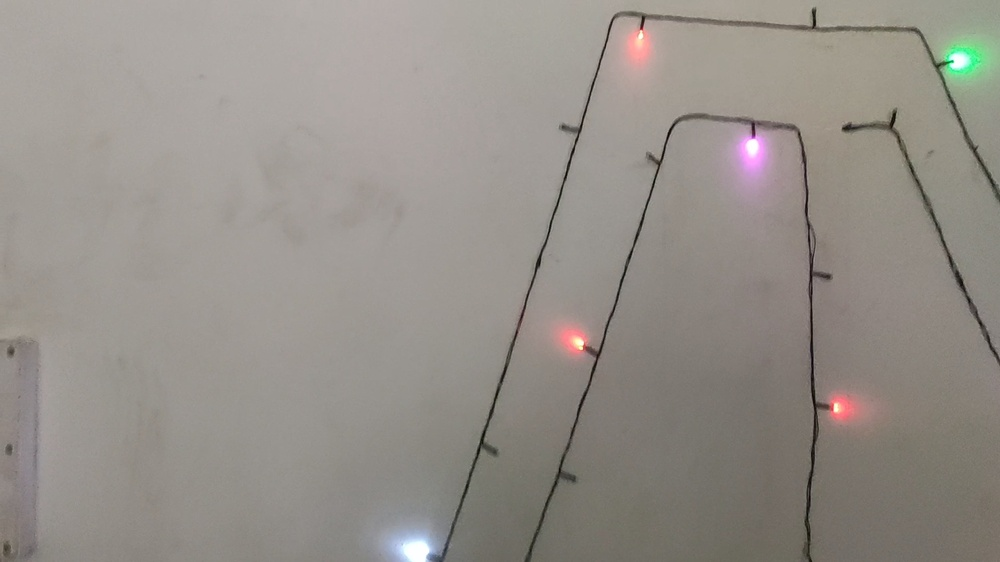
#> input picture 2_frames_from_video/2022-01-25:16-21-57_14.jpg, 1000 x 562 px, shrunk from 1920 x 1080 before the run; its folder holds only this picture in this run
$ python 2_circleUpdated.py
#> lines starting #> are read from the running program, lines starting #| are printed output that depends on the picture; after the words box and inside, x2 and y2 are one past the last pixel; in counts of white or black regions, pixels touching at a corner belong together
# Detecting multiple bright spots in an image with Python and OpenCV
# import the necessary packages
from imutils import contours
from skimage import measure
import numpy as np
import argparse
import imutils
import cv2
import os
import glob


imdir = '/home/chiranjib/Desktop/project_railway/2_frames_from_video/'
ext = ['png', 'jpg', 'gif']    # Add image formats here

files = []
[files.extend(glob.glob(imdir + '*.jpg'))]

# Detecting multiple bright spots in an image with Python and OpenCV
# load the image, convert it to grayscale, and blur it
count = 1
for file in files:
    filename = os.path.basename(file)
    image = cv2.imread(file)
#> image is the input picture: shape (562, 1000, 3); mean B, G, R 137, 143.4, 148.7
    gray = cv2.cvtColor(image, cv2.COLOR_BGR2GRAY)
    blurred = cv2.GaussianBlur(gray, (11, 11), 0)
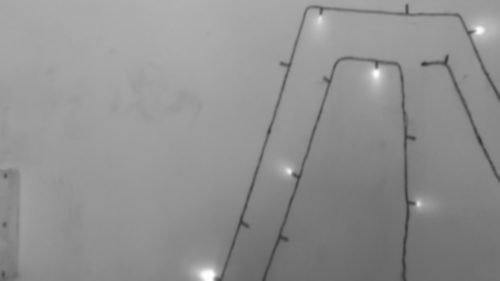
#> blurred: shape (562, 1000) (shown at 1/2 size); min 50, max 254, mean 144.2


    # Detecting multiple bright spots in an image with Python and OpenCV
    # threshold the image to reveal light regions in the
    # blurred image
    # Note how the bright areas of the image are now all white while the rest of the image is set to black.

    thresh = cv2.threshold(blurred, 200, 255, cv2.THRESH_BINARY)[1]
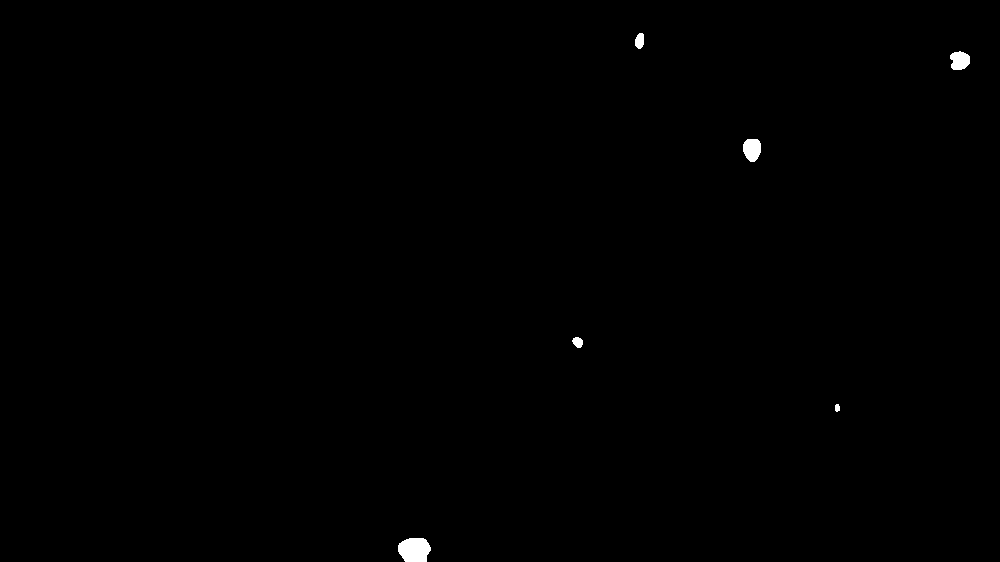
#> thresh: shape (562, 1000); 0.27% white; 6 white regions, box (x1, y1, x2, y2) and area: (398, 538, 431, 562) 654, (743, 139, 761, 162) 335, (950, 51, 970, 70) 298, (635, 33, 644, 49) 117, (572, 337, 583, 348) 89, (835, 404, 840, 412) 34

    # Detecting multiple bright spots in an image with Python and OpenCV
    # perform a series of erosions and dilations to remove
    # any small blobs of noise from the thresholded image
    thresh = cv2.erode(thresh, None, iterations=2)
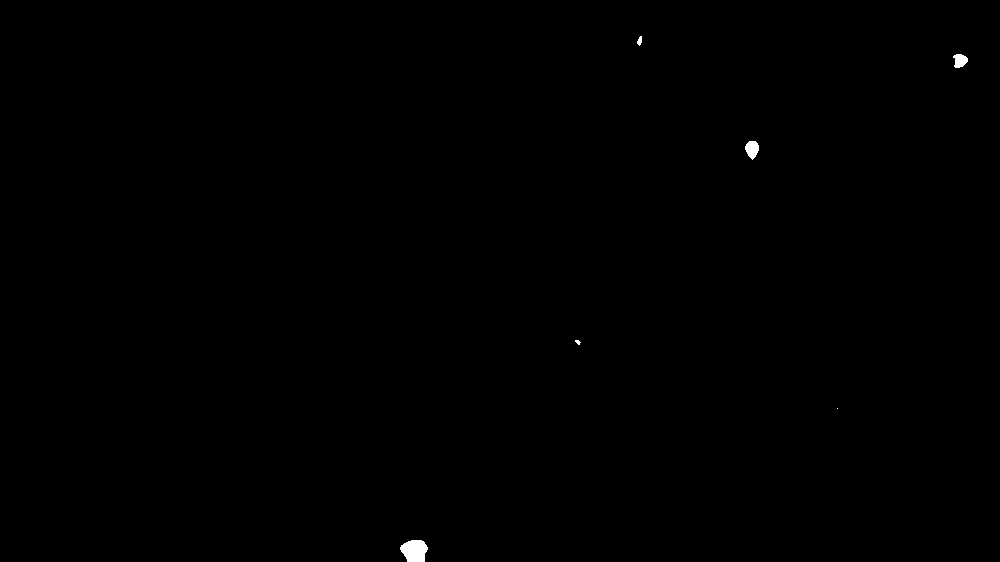
#> thresh: shape (562, 1000); 0.15% white; 6 white regions (2 under 20 px), largest, box (x1, y1, x2, y2) and area: (400, 540, 428, 562) 478, (745, 141, 759, 160) 187, (953, 54, 968, 68) 152, (637, 36, 642, 46) 34
    thresh = cv2.dilate(thresh, None, iterations=4)
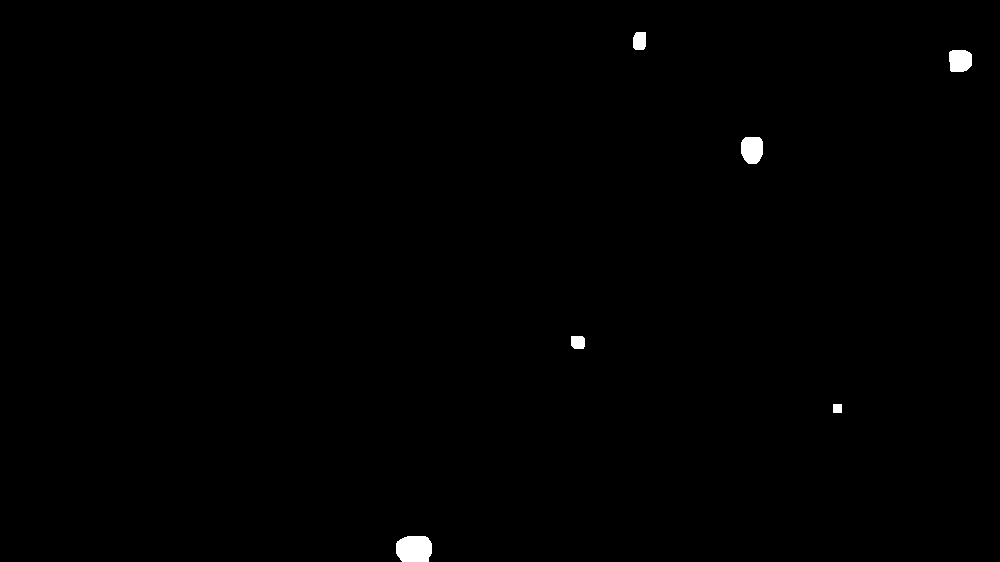
#> thresh: shape (562, 1000); 0.41% white; 6 white regions, box (x1, y1, x2, y2) and area: (396, 536, 432, 562) 837, (741, 137, 763, 164) 515, (949, 50, 972, 72) 455, (633, 32, 646, 50) 218, (571, 336, 585, 349) 171, (833, 404, 842, 413) 81

    #Detecting multiple bright spots in an image with Python and OpenCV
    # perform a connected component analysis on the thresholded
    # image, then initialize a mask to store only the "large"
    # components
    labels = measure.label(thresh, connectivity=2, background=0)
#> labels: shape (562, 1000) int64; 7 distinct labels, from 0 to 6
    mask = np.zeros(thresh.shape, dtype="uint8")
    # loop over the unique components
    for label in np.unique(labels):
	# if this is the background label, ignore it
        if label == 0:
            continue
        # otherwise, construct the label mask and count the
        # number of pixels
        labelMask = np.zeros(thresh.shape, dtype="uint8")
        labelMask[labels == label] = 255
        numPixels = cv2.countNonZero(labelMask)
        # if the number of pixels in the component is sufficiently
        # large, then add it to our mask of "large blobs"
        if numPixels > 300:
            mask = cv2.add(mask, labelMask)
#> this loop made 7 passes
#> numPixels on passes 2 to 7: 218, 455, 515, 171, 81, 837
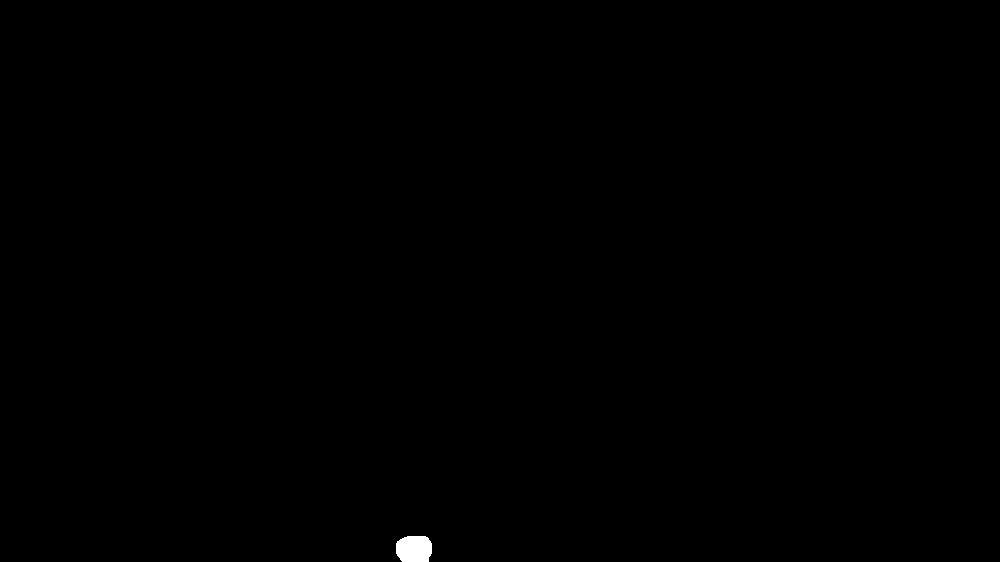
#> labelMask: shape (562, 1000); 0.15% white; 1 white region, box (x1, y1, x2, y2) and area: (396, 536, 432, 562) 837
#> mask: shape (562, 1000); 0.32% white; 3 white regions

        #Detecting multiple bright spots in an image with Python and OpenCV
        # find the contours in the mask, then sort them from left to
        # right
    cnts = cv2.findContours(mask.copy(), cv2.RETR_EXTERNAL,
        cv2.CHAIN_APPROX_SIMPLE)
#> cnts = 3 contours; box (x1, y1, x2, y2) and area: (396, 536, 432, 562) 786, (741, 137, 763, 164) 477, (949, 50, 972, 72) 418
    cnts = imutils.grab_contours(cnts)
    if len(cnts) > 0:
        cnts = contours.sort_contours(cnts)[0]
    # loop over the contours
        for (i, c) in enumerate(cnts):
            # draw the bright spot on the image
            (x, y, w, h) = cv2.boundingRect(c)
            ((cX, cY), radius) = cv2.minEnclosingCircle(c)
            cv2.circle(blurred, (int(cX), int(cY)), int(radius),
            (0, 0, 255), 3)
            cv2.putText(blurred, "#{}".format(i + 1), (x, y - 15),
                cv2.FONT_HERSHEY_SIMPLEX, 0.45, (0, 0, 255), 2)
#> this loop made 3 passes
#> (x, y, w, h, cX, cY, radius) on passes 1 to 3: (396, 536, 36, 26, 413.5, 549.3, 18.61), (741, 137, 22, 27, 752, 149.4, 14.21), (949, 50, 23, 22, 959.3, 60.52, 13.38)
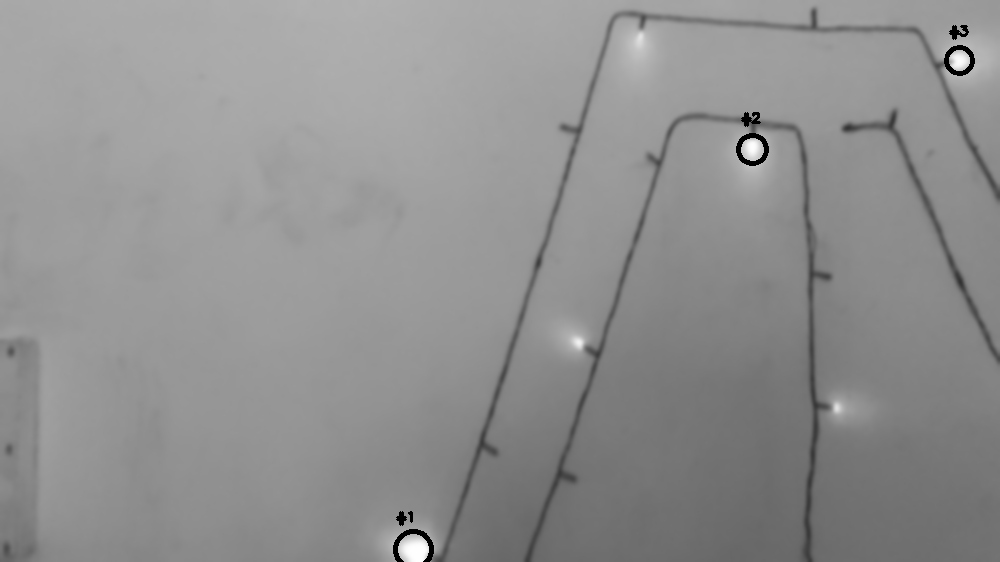
#> blurred: shape (562, 1000); 0.31% of pixels changed, all inside (x1, y1, x2, y2) = (393, 25, 975, 562)
            # show the output image
        path = '/home/chiranjib/Desktop/project_railway/3_circle_check/'
        cv2.imwrite(os.path.join(path , filename), blurred)
        count += 1
print("Done!")

$ run again, on 2_frames_from_video/2022-01-25:16-21-57_9.jpg
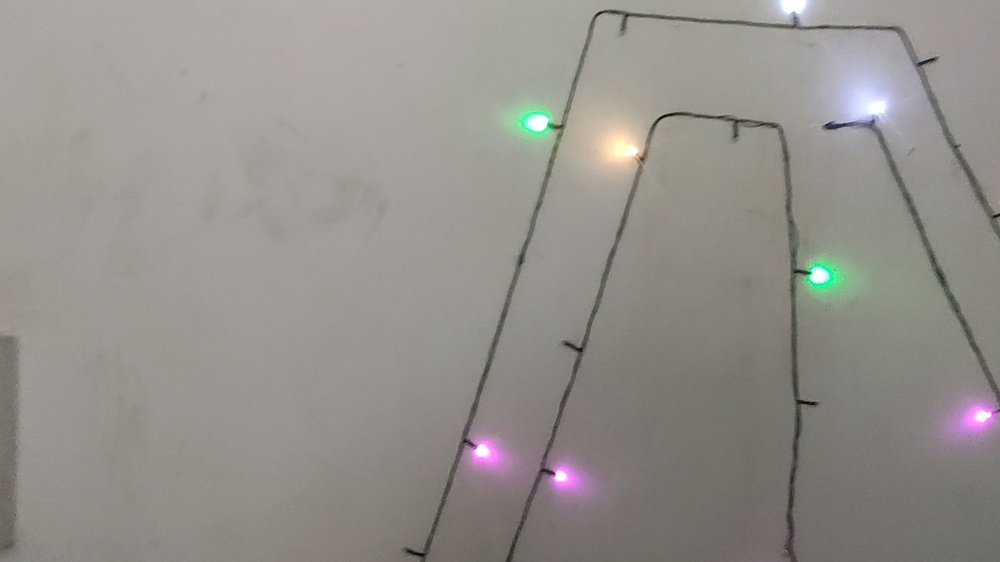
#> input picture 2_frames_from_video/2022-01-25:16-21-57_9.jpg, 1000 x 562 px, shrunk from 1920 x 1080 before the run
#> image is the input picture: shape (562, 1000, 3); mean B, G, R 139.6, 144.7, 147.9
#> `thresh = cv2.dilate(thresh, None, iterations=4)`:
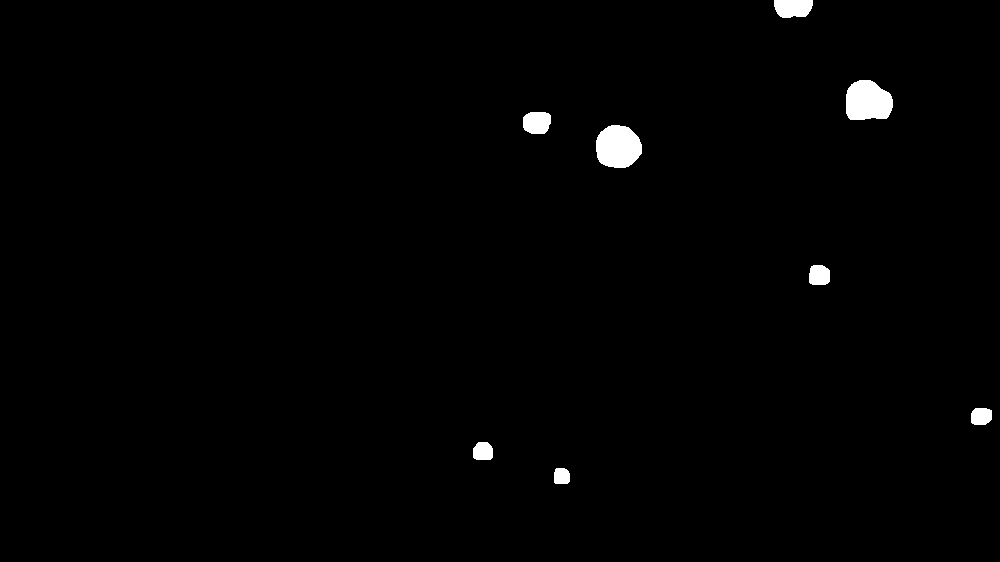
#> thresh: shape (562, 1000); 0.98% white; 8 white regions, largest, box (x1, y1, x2, y2) and area: (596, 125, 642, 168) 1586, (846, 80, 893, 120) 1553, (774, 0, 813, 18) 605
#> labels: shape (562, 1000) int64; 9 distinct labels, from 0 to 8
#> the loop `for label in np.unique(labels):` made 9 passes
#> numPixels on passes 2 to 9: 605, 1553, 538, 1586, 377, 318, 319, 235
#> cnts = 7 contours; box (x1, y1, x2, y2) and area: (596, 125, 642, 168) 1522, (846, 80, 893, 120) 1485, (774, 0, 813, 18) 556, (523, 112, 551, 134) 498, (809, 265, 830, 285) 344, (473, 442, 493, 460) 289, (971, 408, 992, 425) 288
#> the loop `for (i, c) in enumerate(cnts):` made 7 passes
#> (x, y, w, h, cX, cY, radius) on passes 1 to 7: (473, 442, 20, 18, 482.5, 451.8, 10.81), (523, 112, 28, 22, 536.7, 121.4, 14.78), (596, 125, 46, 43, 618.1, 147.1, 23.62), (774, 0, 39, 18, 793, 3, 19.24), (809, 265, 21, 20, 818.7, 275.1, 11.9), (846, 80, 47, 40, 867.8, 102.2, 24.71), (971, 408, 21, 17, 981, 416, 11.66)
#> after the loop `for (i, c) in enumerate(cnts):`:
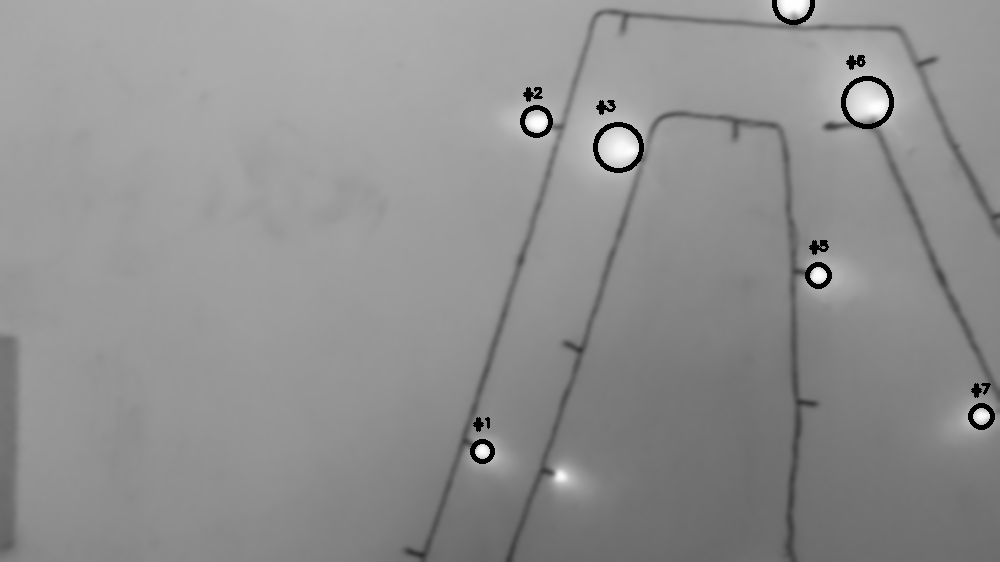
#> blurred: shape (562, 1000); min 0, max 254, mean 143.6

$ run again, on 2_frames_from_video/2022-01-25:16-21-58_32.jpg
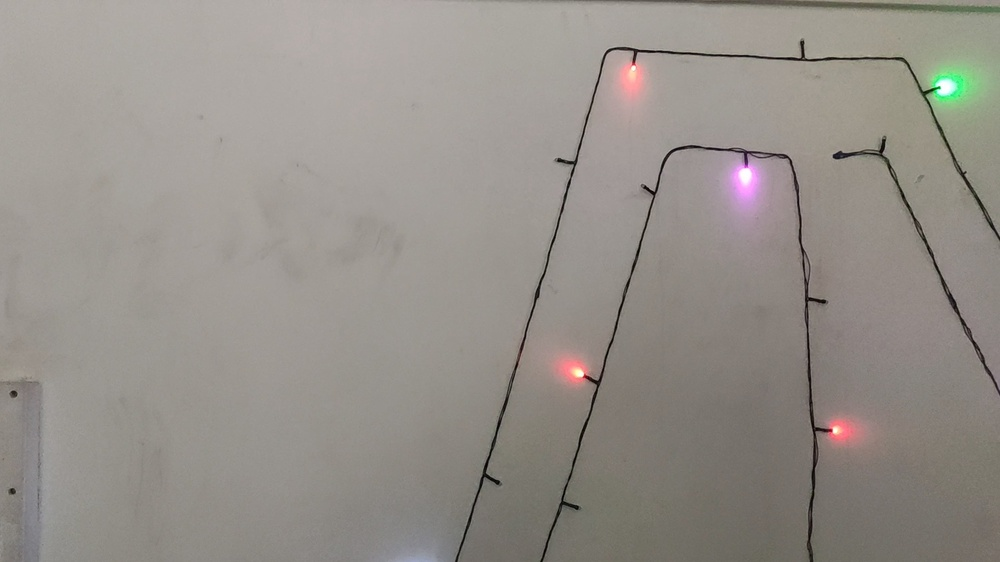
#> input picture 2_frames_from_video/2022-01-25:16-21-58_32.jpg, 1000 x 562 px, shrunk from 1920 x 1080 before the run
#> image is the input picture: shape (562, 1000, 3); mean B, G, R 137.6, 143.7, 148.9
#> `thresh = cv2.dilate(thresh, None, iterations=4)`:
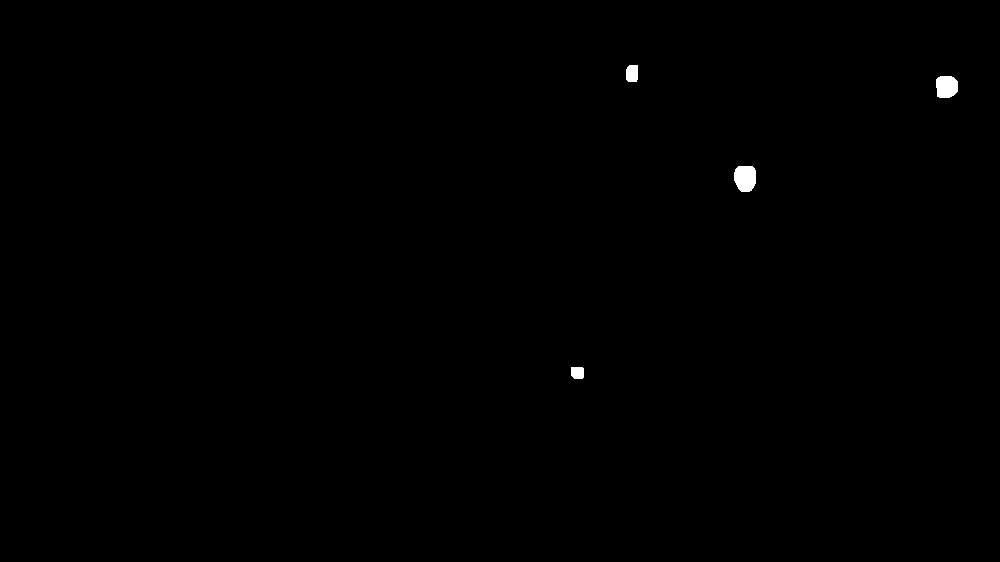
#> thresh: shape (562, 1000); 0.22% white; 4 white regions, box (x1, y1, x2, y2) and area: (734, 166, 756, 192) 492, (936, 76, 958, 98) 425, (626, 65, 638, 82) 192, (571, 367, 584, 379) 148
#> labels: shape (562, 1000) int64; 5 distinct labels, from 0 to 4
#> the loop `for label in np.unique(labels):` made 5 passes
#> numPixels on passes 2 to 5: 192, 425, 492, 148
#> cnts = 2 contours; box (x1, y1, x2, y2) and area: (734, 166, 756, 192) 454, (936, 76, 958, 98) 390
#> the loop `for (i, c) in enumerate(cnts):` made 2 passes
#> (x, y, w, h, cX, cY, radius) on passes 1 to 2: (734, 166, 22, 26, 745, 177.8, 13.75), (936, 76, 22, 22, 945.8, 86.94, 12.65)
#> after the loop `for (i, c) in enumerate(cnts):`:
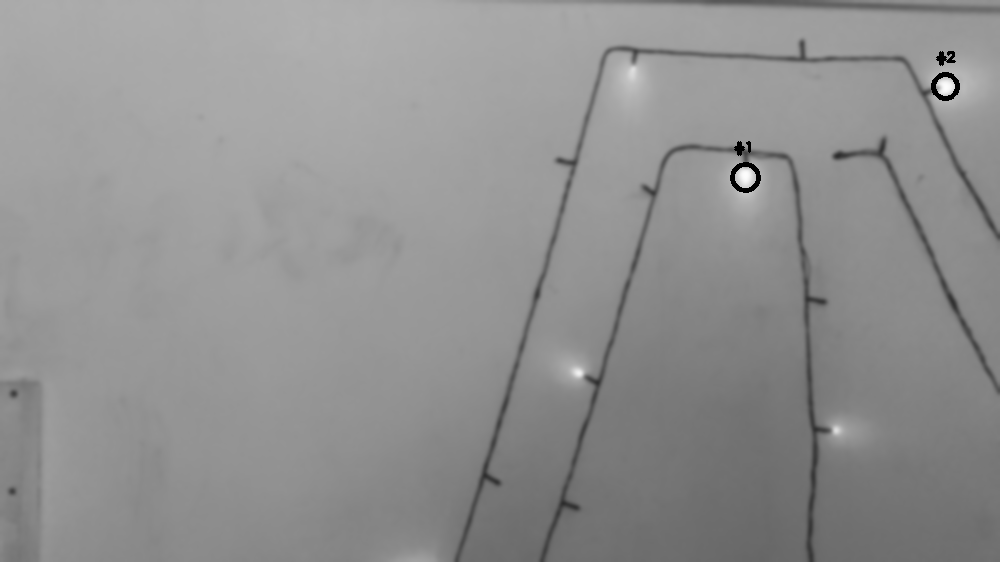
#> blurred: shape (562, 1000); min 0, max 253, mean 144.2
